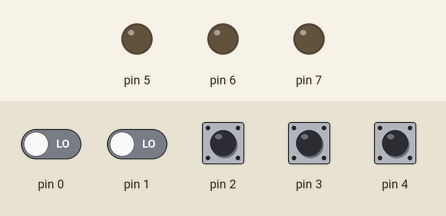
This sketch was run on a simulated Arduino Uno, built with avr-gcc and run on an emulated ATmega328P. Parts: output pins drawn as LEDs (lit = HIGH). The test bench sets the inputs (shaded band); at power-on: pin 2–4 HIGH, pin 0, pin 1 LOW.

Above: at 0.8 s.
0.9 s: pin 2 pulled LOW for 0.15 s
At 0.97 s:
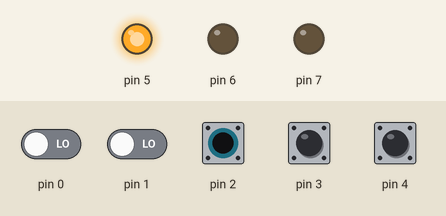
2.5 s: pin 3 pulled LOW for 0.15 s
At 2.57 s:
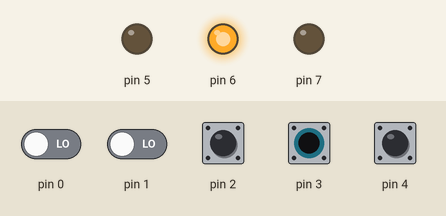
4.1 s: pin 4 pulled LOW for 0.15 s
At 4.17 s:
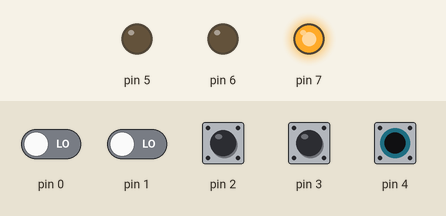
5.7 s: pin 2 driven LOW and pin 3 driven LOW
At 6.7 s:
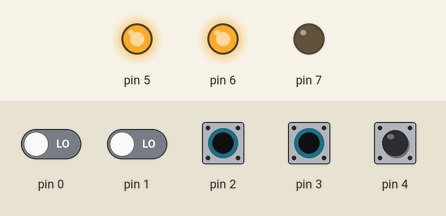
7.2 s: pin 2 driven HIGH
At 7.9 s:
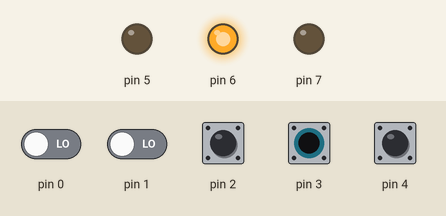
8.7 s: pin 2 driven LOW
At 9.0 s:
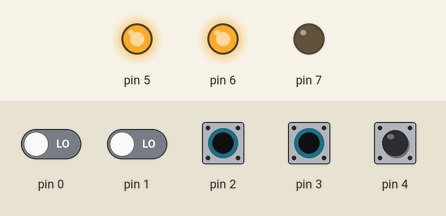
Timing chart, 0 to 11.2 s (numbered marks = the images above; inputs shaded):
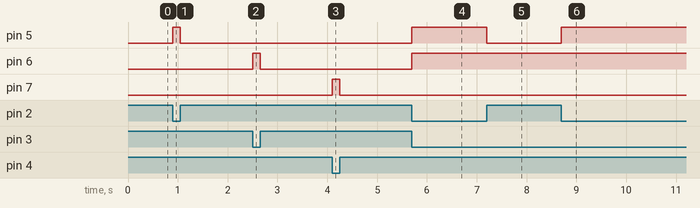

The sketch:

exercicio2.ino
```cpp
int main(void) {
    DDRD = DDRD | 0b11100000;
    DDRD = DDRD & ~(0b00011100);
    PORTD = PORTD | 0b00011100;
    PORTD = PORTD & ~(0b11100000);

    for (;;) {
        int a = PIND & 0b00000100;
        int b = PIND & 0b00001000;
        int c = PIND & 0b00010000;

        int potencia = 0;
        int ma = 0, mb = 0, mc = 0;

        if (a == 0) { potencia += 30; ma = 1; }
        if (b == 0) { potencia += 50; mb = 1; }
        if (c == 0) { potencia += 70; mc = 1; }

        if (potencia > 90) {
            if (ma && mb && mc) { potencia -= 30; ma = 0; }
            if (potencia > 90) { potencia -= 50; mb = 0; }
        }

        if (ma) PORTD = PORTD |  (0b00100000); else PORTD = PORTD & ~(0b00100000);
        if (mb) PORTD = PORTD |  (0b01000000); else PORTD = PORTD & ~(0b01000000);
        if (mc) PORTD = PORTD |  (0b10000000); else PORTD = PORTD & ~(0b10000000);
    }
}
```

Measured:
- after the input at 0.9 s, pin 5: LOW → HIGH at once, → LOW 0.15 s later
- after the input at 2.5 s, pin 6: LOW → HIGH at once, → LOW 0.15 s later
- after the input at 4.1 s, pin 7: LOW → HIGH at once, → LOW 0.15 s later
- after the input at 5.7 s, pin 5, pin 6: LOW → HIGH at once
- after the input at 7.2 s, pin 5: HIGH → LOW at once
- after the input at 8.7 s, pin 5: LOW → HIGH at once
